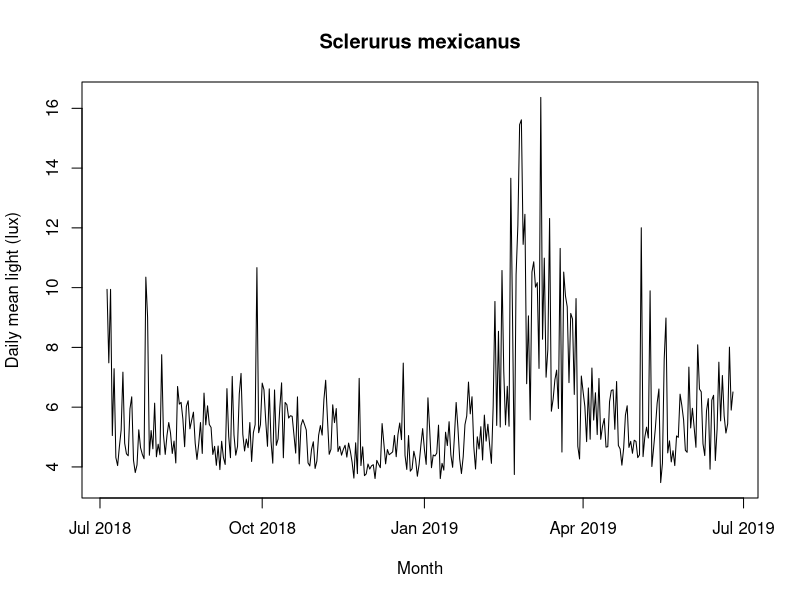
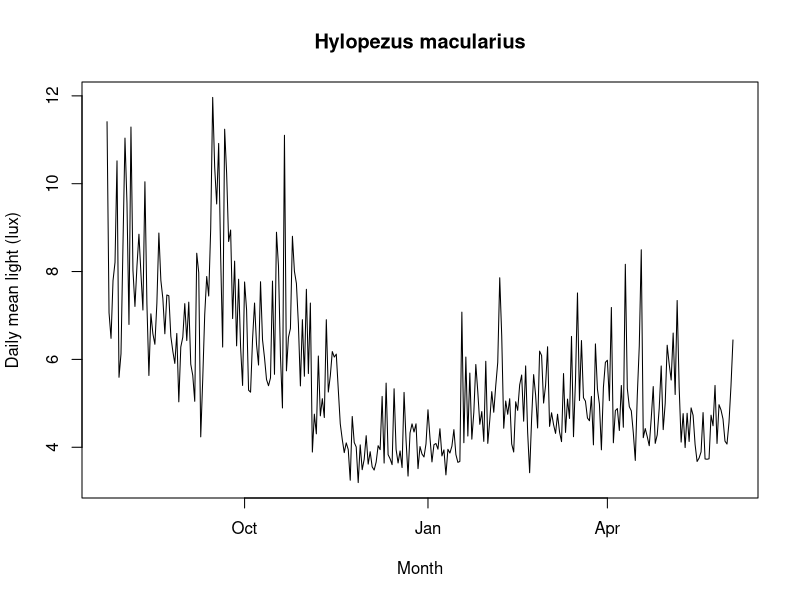
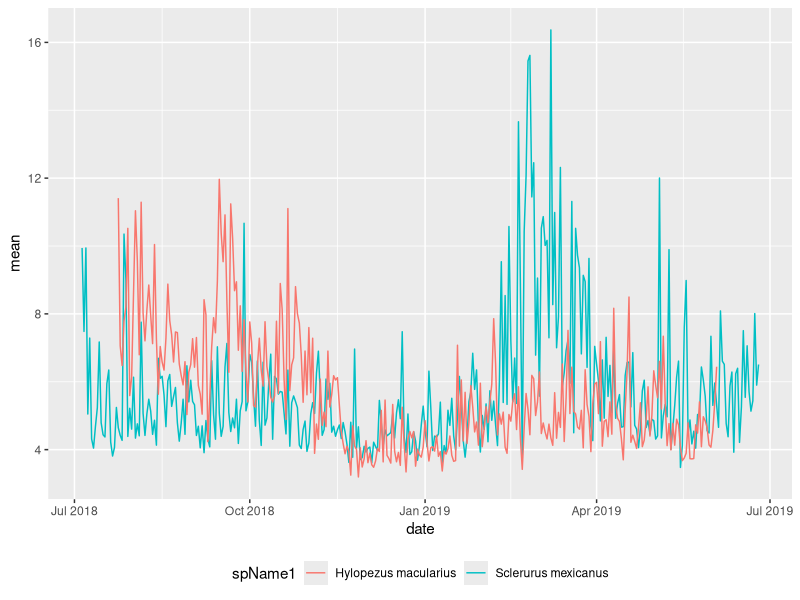
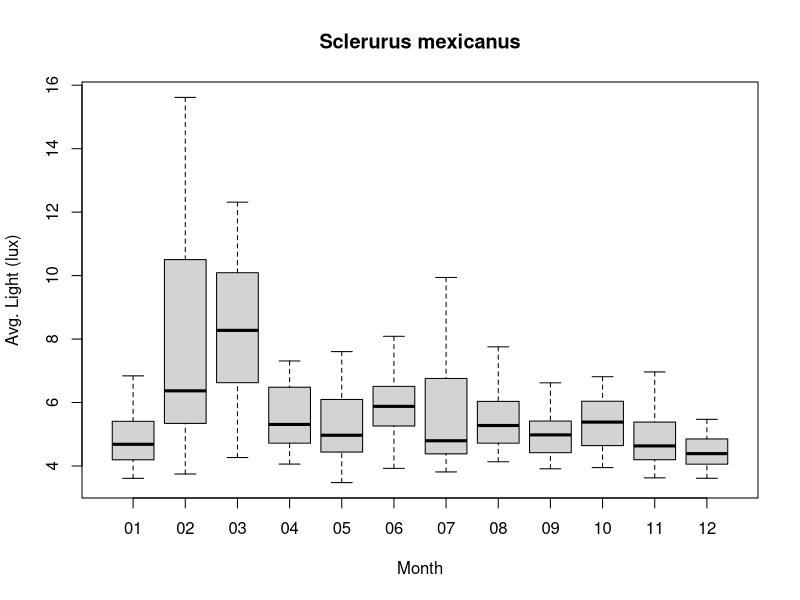
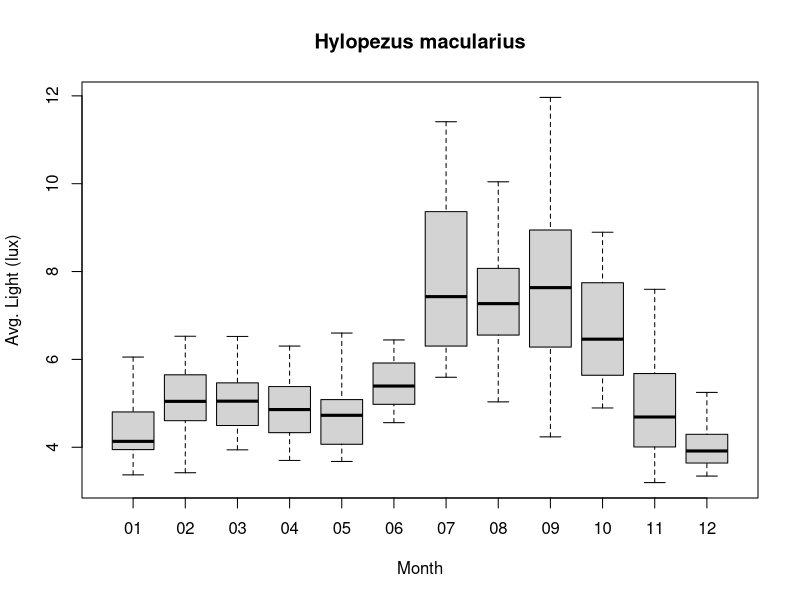

Recreate these plots in R, in order.
## ---- chunk 1
# install.packages('tidyr')
library('tidyr')

#install.packages('ggplot2')
library('ggplot2')

## ---- chunk 2
spName1 <- "Sclerurus mexicanus"
rawData <- as.data.frame(read.csv("./Species_Data/SCME_geo.csv", header=TRUE))

#Insert date banded and date recaptured in "YYYY-MM-DD" format
bandDate1 <- "2018-07-05"
recapDate1 <- "2019-06-25"

#Second species to compare
spName2 <- "Hylopezus macularius"
rawData2 <- as.data.frame(read.csv("./Species_Data/HYMA_geo.csv", header = TRUE))

#Band dates of second species
bandDate2 <- "2018-07-24"
recapDate2 <- "2019-06-03"
## ---- chunk 3
sepRawData<-rawData %>%
tidyr::separate(DD.MM.YYYY.HH.MM.SS, into = c("date", "time"), sep = " ")
#Converting 'date' column as sequential dates, renaming light column
sepRawData$date <- as.Date(sepRawData$date, "%d/%m/%Y")

dateData <- sepRawData[(sepRawData$date >= bandDate1) & (sepRawData$date <= recapDate1) ,]

## ---- chunk 4

daylightData <- dplyr::filter(dateData, light.lux. > 1.136 & light.lux. < 1000)
  
## ---- chunk 5

finalData <- daylightData %>% 
  dplyr::group_by(date) %>%
  dplyr::summarise(mean = mean(light.lux.), max = max(light.lux.),min = min(light.lux.))
  
## ---- chunk 6



## ---- chunk 7
plot(finalData$date, finalData$mean,
     main = spName1,
     ylab = "Daily mean light (lux)",
     xlab = "Month",
     type = "l")
## ---- chunk 8
sepRawData2<-rawData2 %>%
tidyr::separate(DD.MM.YYYY.HH.MM.SS, into = c("date", "time"), sep = " ")
#Converting 'date' column as sequential dates, renaming light column
sepRawData2$date <- as.Date(sepRawData2$date, "%d/%m/%Y")

dateData2 <- sepRawData2[(sepRawData2$date >= bandDate2) & (sepRawData2$date <= recapDate2) ,]

daylightData2 <- dplyr::filter(dateData2, light.lux. > 1.136 & light.lux. < 1000)

finalData2 <- daylightData2 %>% 
  dplyr::group_by(date) %>%
  dplyr::summarise(mean = mean(light.lux.), max = max(light.lux.),min = min(light.lux.))

head(finalData2)

plot(finalData2$date, finalData2$mean,
     main = spName2,
     ylab = "Daily mean light (lux)",
     xlab = "Month",
     type = "l")

## ---- chunk 9

ggplot() + 
  geom_line(data = finalData, aes(x = date, y = mean, color = spName1)) + geom_line(data = finalData2, aes(x = date, y = mean, color = spName2)) + theme(legend.position="bottom")
 
## ---- chunk 10

months1 <- finalData %>%
  dplyr::mutate(month = format(date, "%m"))

boxplot(mean~month, data = months1, main = spName1, xlab = "Month", ylab = "Avg. Light (lux)", outline = FALSE)  

## ---- chunk 11
months2 <- finalData2 %>%
  dplyr::mutate(month = format(date, "%m"))

boxplot(mean~month, data = months2, main = spName2, xlab = "Month", ylab = "Avg. Light (lux)", outline = FALSE)  

## ---- chunk 12
summary(finalData$mean)

summary(finalData2$mean)
## ---- chunk 13

pVal <- t.test(finalData$mean, finalData2$mean)$p.value

signif <- function(x){
  if(x > 0.05){
    print("No significant difference between individuals")
  }
  else(print(as.numeric(x)))
  
}

signif(pVal)
